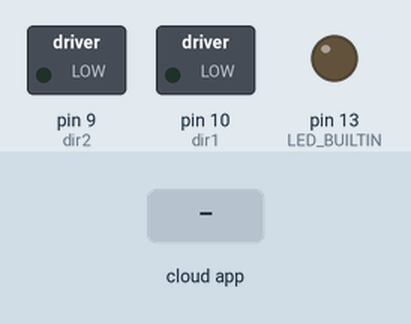
Recording of a sketch running on a simulated Arduino Uno, built with avr-gcc and run on an emulated ATmega328P. On the bench: switched loads named in the sketch (green lamp = pin HIGH), output pins drawn as LEDs (lit = HIGH). The inputs (shaded band) are chosen by the test bench. The ROS host is connected and sends only what is stated; pins used as bus, display or sensor lines are not drawn.

Above: at 1.2 s.
1.3 s: the phone or cloud app sets motor1 to 45
At 2.6 s:
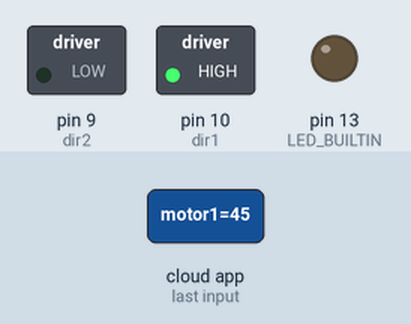
Timing chart, 0 to 4.3 s (numbered marks = the images above; inputs shaded):
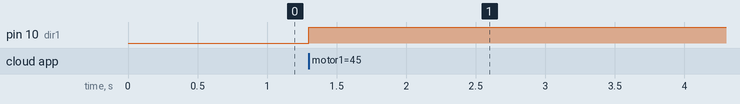

The sketch:

NewStepper1.ino
```cpp
/*
 * rosserial Subscriber Example
 * Blinks an LED on callback?
 * I switched steps1 with steps2
 */

#include <ros.h>
#include <std_msgs/Empty.h>
#include <std_msgs/Int32.h>

ros::NodeHandle nh;
int dir1 = 10;    //The direction pin for motor 1
int steps1 = 6;   //the pin that outpus the PWM for motor 2
int dir2 = 9;     //Direction pin for motor 2
int steps2 = 5;   //PWM pin for motor 2


//function that is called after getting a message
void messageCb( const std_msgs::Int32& toggle_msg){
  int x = toggle_msg.data;

  if (x < 0) {
    x = x * (-1);
    for (int i = 0; i < x; i++) {
      digitalWrite(dir2, HIGH);
      digitalWrite(dir1, LOW);

      digitalWrite(steps1, HIGH);
      digitalWrite(steps2, HIGH);
      delay(2);
      digitalWrite(steps1, LOW);
      digitalWrite(steps2, LOW);
      delay(2);

    }
  } else {
    for (int i = 0; i < x; i++) {
      digitalWrite(dir2, LOW);
      digitalWrite(dir1, HIGH);

      digitalWrite(steps1, HIGH);
      digitalWrite(steps2, HIGH);
      delay(2);
      digitalWrite(steps1, LOW);
      digitalWrite(steps2, LOW);
      delay(2);
    }
  }
}


ros::Subscriber<std_msgs::Int32> sub("motor1", &messageCb );
void setup()
{
  pinMode(LED_BUILTIN, OUTPUT);
  pinMode(dir1, OUTPUT);
  pinMode(steps1, OUTPUT);
  pinMode(dir2, OUTPUT);
  pinMode(steps2, OUTPUT);
  nh.initNode();
  nh.subscribe(sub);    //Subscribe to the topics

}

void loop()
{
  nh.spinOnce();
  delay(1);
}
```

Measured:
- after the input at 1.3 s, pin 10 (dir1): LOW → HIGH at once
